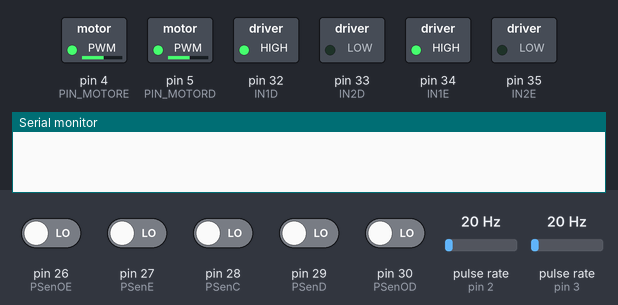
A sketch run on a simulated Arduino Mega 2560, built with avr-gcc and run on an emulated ATmega2560. Shown: switched loads named in the sketch (green lamp = pin HIGH), the last lines printed to the serial monitor. Wiring (inferred from the names in the program): 2 × pulse sensor: data pin 2 / data pin 3. The inputs (shaded band) are chosen by the test bench; at power-on: pin 26 (PSenOE), pin 27 (PSenE), pin 28 (PSenC), pin 29 (PSenD), pin 30 (PSenOD) LOW, pulse rate (sensors on pin 2, pin 3) 20 Hz.

Above: at 1.2 s.
1.3 s: pin 26 (PSenOE) driven HIGH
At 2.2 s:
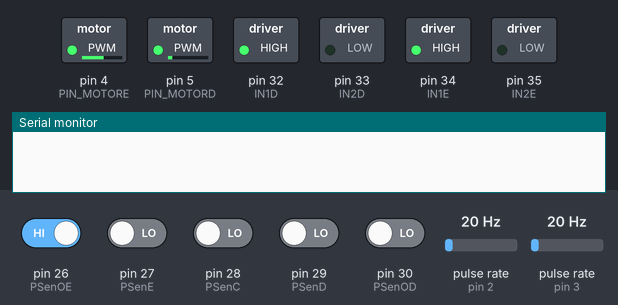
2.8 s: pin 27 (PSenE) driven HIGH
At 3.4 s:
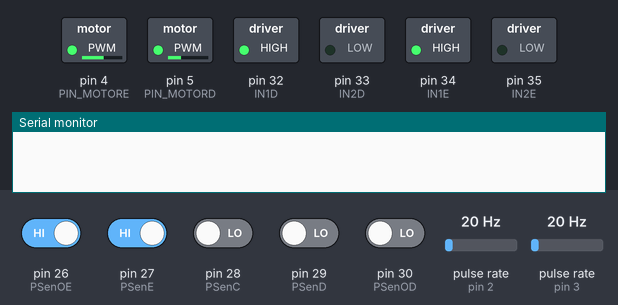
4.3 s: pin 28 (PSenC) driven HIGH
At 5.2 s:
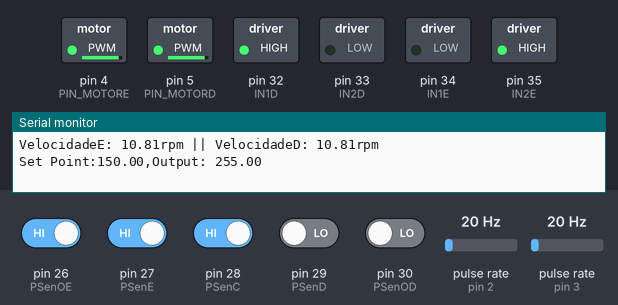
At 6.2 s:
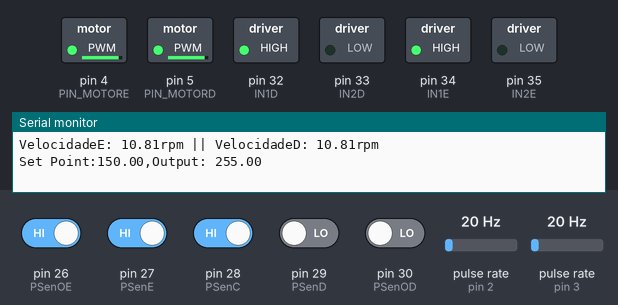
7.3 s: pulse rate (sensor on pin 2) set to 4 Hz
10.3 s: pulse rate (sensor on pin 3) set to 100 Hz
13.3 s: pulse rate (sensor on pin 2) set to 196 Hz
Timing chart, 0 to 17.3 s (numbered marks = the images above; inputs shaded):
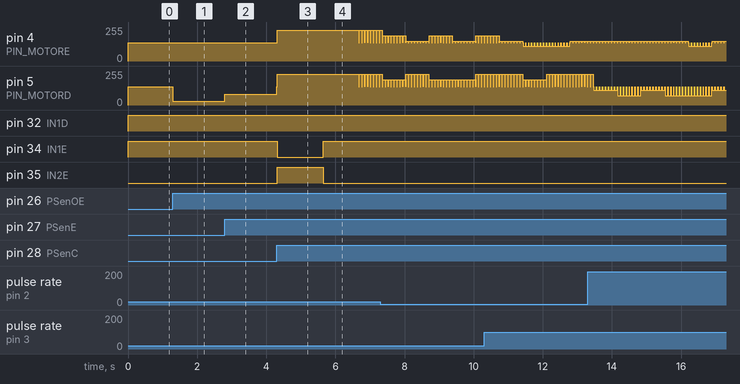

Measured:
- after the input at 1.3 s, pin 5 (PIN_MOTORD): 136/255 → 27/255 at once
- after the input at 2.8 s, pin 5 (PIN_MOTORD): 27/255 → 81/255 at once
- after the input at 4.3 s, pin 4 (PIN_MOTORE): 136/255 → 232/255 at once, then repeats every 0.08 s: 136/255 0.01 s, 232/255 0.07 s; pin 5 (PIN_MOTORD): goes 136/255 0.02 s, 232/255 2.4 s, 7 × (136/255 0.01 s, 232/255 0.07 s), 136/255 0.01 s, then 232/255, starting at once

The sketch:

AndarPID.ino
```cpp
#include <PID_v1_bc.h>

//Declaração de Constantes
#define DELTAPULSO 11 //Pesquisei e deu 11 pulsos por volta
#define MAXRPM 280
const double RPMM = 150;
#define PWM 230
#define QtPulso 27
const int Branco = 1;
const int Preto = 0;
#define KaPe 20 //Variavel que multiplica o erro da posicao do carro para o ajuste fino
#define KaDe 10
// Define os pinos dos sensores E,C,D,O,Esq,Centro,Direita,Oposto
#define PSenOE 26
#define PSenE 27
#define PSenC 28
#define PSenD 29
#define PSenOD 30

//Pinos utilizados na montagem no Arduino
#define PINOENCODER 2
#define PIN_ENCODER 3
#define PIN_MOTORE 4
#define PIN_MOTORD 5

#define IN1D 32
#define IN2D 33
#define IN1E 34
#define IN2E 35

//Direcoes
#define Parar 0
#define Frente 1
#define FinoD 2
#define FinoE 3
#define Direita 4
#define Esquerda 5
#define rota 10
// DELTA =====================================================
#define Delta 60
#define DeltaF 30
//============================================================
// Casos =====================================================

#define QDDL 21 //Quadrado dos dois lados            1 0 1 0 1
#define TE 28   // Caso T na Esquerda                1 1 1 0 0
#define TD 7      // Caso T na Direita               0 0 1 1 1
#define Encru 31 //Caso Encruzilhada                 1 1 1 1 1
#define OE  16 // Caso Somente o Oposto              1 0 0 0 0
#define OeE 24    //Caso Em que Oposto e direito     1 1 0 0 0
#define EE 8   // Caso apenas Esquerda na linha      0 1 0 0 0
#define CE 12     //caso Central e esquerda na linha 0 1 1 0 0
#define Ideal 4   //Ideal                            0 0 1 0 0
#define CD 6     //caso Central e direita na linha   0 0 1 1 0
#define DD 2   // Caso apenas Direito na linha       0 0 0 1 0
#define OeD 3    //Caso Em que Oposto e direito      0 0 0 1 1
#define OD  1 // Caso Somente o Oposto               0 0 0 0 1


//============================================================

//Declaração de Variáveis
volatile unsigned long pulso1;
unsigned long verificaPulso1 = 0, dT1 = 0, ultimaV1 = 0;
double velocidade1 = 0;

volatile unsigned long pulso2;
double velocidade2 = 0;

double MotorE = RPMM, MotorD = RPMM;
double ErroE = 0, ErroD = 0;

int pulsin = 0, Es = 1, virou = 0;
unsigned long agora;
volatile unsigned long pulso;

int Kp = 1, Kd = 0, Ki = 0.0001;
//Especificando os parâmetros do construtor
//PID myPID(&Input, &Output, &Setpoint,Kp,Ki,Kd, DIRECT);
PID myPID(&velocidade1, &MotorD, &RPMM, Kp, Ki, Kd, DIRECT);
PID miPID(&velocidade2, &MotorE, &RPMM, Kp, Ki, Kd, DIRECT);

bool SenOE,SenE, SenC, SenD, SenOD, LeAnte = 0;
int VDire = 0, VEsq = 0,VME = MotorE,VMD = MotorD; //LeAnte = leitura anterior VDire = Virar para direita
int QuadradoD = 0,QuadradoE = 0,QtQuadRef = 0,Leitura = 0;
//Funções responsáveis pela contagem de pulsos para cálculo de RPM
void contador1() {
  pulso1++;
  pulso++;
}
void contador2() {
  pulso2++;
}
//Função com controlador proporcional integral para correção de erro
int BinDec(int binario) {
    int decimal = 0;
    int expoente = 0;

    while (binario != 0) {
        int digito = binario % 10;
        decimal += digito * pow(2, expoente);
        binario /= 10;
        expoente++;
    }

    return decimal;
}
void controla_velocidade() {
  //Cálculo de variação de tempo
  dT1 = millis() - ultimaV1;

  //Impede interrupções
  noInterrupts();

  //Leitura de RPM
  //teste (200 rpm = 0.37 * k) therefore k = 540.54
  velocidade1 = (200 * pulso1 / dT1) / 0.37;
  pulso1 = 01;

  velocidade2 = (200 * pulso2 / dT1) / 0.37;
  pulso2 = 01;
  //Fim de Leitura//Serial.print("Velocidade 1: ");//Serial.print("  Velocidade 2: ");//Serial.println(velocidade2);


  myPID.Compute();
  miPID.Compute();
  //Conversão RPM para PWM
  //velocidade1 = map(velocidade1, 0, MAXRPM, 0, 255);
  //velocidade2 = map(velocidade2, 0, MAXRPM, 0, 255);
  Serial.println("VelocidadeE: " + String(velocidade1) + "rpm || VelocidadeD: " + String(velocidade2) + "rpm" );
  Serial.println("Set Point:" + String(RPMM) + ",Output: " + String(MotorD));
  //Retorna interrupções para cálculo de RPM
  interrupts();

  ultimaV1 = millis();
  verificaPulso1 = ultimaV1 + DELTAPULSO;
}
void AjustPID (int RRead){  //Funcao para fazer ajuste "fino"
  int erro = 0,ErroA = 0,PID = 0;
  switch(RRead){  //Calcula erro
    case OE:
      erro = -4;
      break;
    case OeE:
      erro = -3;
    case EE://Caso Ajuste ====== Esquerda ====== na linha
      erro = -2;
      break;
    case CE://Caso Ajuste ====== CENTRAL E Esquerda ====== na linha
      erro = -1;
      break;
    case Ideal:
      erro = 0;
      break;
    case CD://Caso Ajuste ====== CENTRAL E DIREITA ====== na linha
      erro = 1;
      break;
    case DD://Caso Ajuste ====== DIREITA ====== na linha
      erro = 2;
      break;
    case OeD:
      erro = 3;
      break;
    case OD:
      erro = 4;
      break;
  }
  PID = KaPe * erro + KaDe * (erro - ErroA);
  if (PID >= 0 ){
    VME = RPMM - PID; // Diminuo a da esquerda para que alinhe para esquerda
    VMD = RPMM;
  } else {
    VME = RPMM;
    VMD = RPMM + PID; //Diminuo a da Direita para que alinhe para Direita
  }
  //VME = RPMM - PID;
  //VMD = RPMM + PID;
  VME = map(VME, 0, MAXRPM, 0, 255);
  VMD = map(VMD, 0, MAXRPM, 0, 255);
  digitalWrite(IN1E,HIGH);
  digitalWrite(IN2E,LOW);
  analogWrite(PIN_MOTORE, VME);
  //Motor_D
  digitalWrite(IN1D,HIGH);
  digitalWrite(IN2D,LOW);
  analogWrite(PIN_MOTORD, VMD);
  ErroA = erro;
}
void Andar(int Dir,int delt = Delta){
  int PWmE = map(MotorE, 0, MAXRPM, 0, 255);
  int PWmD = map(MotorD, 0, MAXRPM, 0, 255);
  switch(Dir){
    case Frente:
      digitalWrite(IN1E,HIGH);
      digitalWrite(IN2E,LOW);
      analogWrite(PIN_MOTORE, PWmE);
      //Motor_D
      digitalWrite(IN1D,HIGH);
      digitalWrite(IN2D,LOW);
      analogWrite(PIN_MOTORD, PWmD);
      break;
    case FinoD:
      digitalWrite(IN1E,HIGH);
      digitalWrite(IN2E,LOW);
      analogWrite(PIN_MOTORE, PWmE + delt);
      //Motor_D
      digitalWrite(IN1D,HIGH);
      digitalWrite(IN2D,LOW);
      analogWrite(PIN_MOTORD, PWmD - delt);
      break;
    case FinoE:
      digitalWrite(IN1E,HIGH);
      digitalWrite(IN2E,LOW);
      analogWrite(PIN_MOTORE, PWmE - delt);
      //Motor_D
      digitalWrite(IN1D,HIGH);
      digitalWrite(IN2D,LOW);
      analogWrite(PIN_MOTORD, PWmD + delt);
      break;
    case Parar:
      digitalWrite(IN1E,HIGH);
      digitalWrite(IN2E,HIGH);
      analogWrite(PIN_MOTORE, 0);
      //Motor_D
      digitalWrite(IN1D,HIGH);
      digitalWrite(IN2D,HIGH);
      analogWrite(PIN_MOTORD, 0);
    case Direita:
      digitalWrite(IN1E,HIGH); // Frente
      digitalWrite(IN2E,LOW);
      analogWrite(PIN_MOTORE, PWmE);
      //Motor_D
      digitalWrite(IN2D,LOW); // Tras
      digitalWrite(IN1D,HIGH);
      analogWrite(PIN_MOTORD, PWmD);
      break;
   case Esquerda:
      digitalWrite(IN1E,LOW);   //Tras
      digitalWrite(IN2E,HIGH);
      analogWrite(PIN_MOTORE, PWmE);
      //Motor_D
      digitalWrite(IN1D,HIGH);  //Frente
      digitalWrite(IN2D,LOW);
      analogWrite(PIN_MOTORD, PWmD);
      break;
  }
}

void setup() {
  //Definição dos pinos
  Serial.begin(9600);

  pinMode(SenE, INPUT);
  pinMode(SenC, INPUT);
  pinMode(SenD, INPUT);
  pinMode(SenOD, INPUT);
  pinMode(SenOE, INPUT);

  pinMode(PINOENCODER, INPUT);
  pinMode(PIN_ENCODER, INPUT);

  pinMode(PIN_MOTORE, OUTPUT);
  pinMode(IN1E, OUTPUT);
  pinMode(IN2E, OUTPUT);
  pinMode(PIN_MOTORD, OUTPUT);
  pinMode(IN1D, OUTPUT);
  pinMode(IN2D, OUTPUT);

  //Contagem de pulsos/tempo cálculo RPM
  pulso1 = 01;
  attachInterrupt(digitalPinToInterrupt(PINOENCODER), contador1, RISING);
  verificaPulso1 = ultimaV1 = millis();

  pulso2 = 01;
  attachInterrupt(digitalPinToInterrupt(PIN_ENCODER), contador2, RISING);

  myPID.SetOutputLimits(0, 255);
  myPID.SetMode(AUTOMATIC);
  miPID.SetOutputLimits(0, 255);
  miPID.SetMode(AUTOMATIC);
}

void loop() {
  //Serial.print("Quadrado: ");
  //Serial.println(QuadradoD);
  //Função responsável por limitar o tempo.
  if (millis() >= verificaPulso1) {
    SenOE = digitalRead(PSenOE);
    SenE  = digitalRead(PSenE );
    SenC  = digitalRead(PSenC );
    SenD  = digitalRead(PSenD );
    SenOD = digitalRead(PSenOD);
    Leitura = BinDec(SenOE * 10000  + SenE * 1000 + SenC * 100 + SenD * 10 + SenOD); // trasnfroma em bin e dps em dec
/////////////////////////////////////////    Quadrado    /////////////////////////////////////////////////////////////////////////////////////
    if( (SenOE || SenOD) != LeAnte){
      if(SenC == Branco && SenD == Preto && SenOD == Branco){ // Quadrado Branco na direita
       QuadradoD++;
       QtQuadRef = QuadradoD;
      } else if (SenOE == Branco && SenE == Preto && SenC == Branco){ // Quadrado Branco na Esquerda
       QuadradoE++;
       QtQuadRef = QuadradoE;
      }
    }
////////////////////////////////////////////////////////   FININ  ////////////////////////////////////////////////////////
    if (Es != 2 && Es != 3){
      switch (Leitura){
      case QDDL://Caso quadrado dos dois lados
        Andar(Frente);
        controla_velocidade();
        break;
      case TE://Caso T da Em que o T esta na esquerda
        Andar(Frente);
        controla_velocidade();
        break;
      case TD://Caso T da Em que o T esta na Direita
        Andar(Frente);
        controla_velocidade();
        break;
      case Encru://Caso encruzilhada
        Andar(Frente);
        controla_velocidade();
        break;
      }
      AjustPID(Leitura);    // funcao que regula a posicao com base no erro
    }
////////////////////////////////////////////////////////   VIRAR  ////////////////////////////////////////////////////////
    if ((QuadradoD > 1 && (QtQuadRef != QuadradoD)) && SenC == Branco && SenD == Branco && SenOD == Branco){
      //encruzilhada
      //90 graus para Direita
      //QtQuadRef = QuadradoD;
      QuadradoD = QuadradoD - 1;

    } else if ( (QuadradoE > 1 && (QtQuadRef != QuadradoE))&& SenC == Branco && SenD == Branco && SenOD == Branco){
      //encruzilhada
      //90 graus para Esquerda
      QuadradoE = QuadradoE - 1;

    } else if ((QuadradoD == 1 || (QtQuadRef == QuadradoD)) && SenC == Branco && SenD == Branco && SenOD == Branco){
      // vira na primeira e ultima
      //encruzilhada
      Es = 2;
      Andar(Direita);
      pulsin = pulso;       //Reseta para a leitura do encoder
      virou = virou + 1;
      QuadradoE = QuadradoD - 1;
    } else if ((QuadradoE == 1 || QtQuadRef == QuadradoE) && SenC == Branco && SenE == Branco && SenOE == Branco){
      QuadradoE = QuadradoE - 1;
      Es = 3;
      Andar(Esquerda);
      pulsin = pulso;       //Reseta para a leitura do encoder
      virou = virou + 1;
////////////////////////////////////////////// Virando ///////////////////////////////////////////////
    } else if(virou == 2 ){
      QtQuadRef = 0;
      QuadradoD = 0;
      QuadradoE = 0;
      virou = 0;
    } else if (Es == 2 && ((pulso - pulsin) >= QtPulso)){ // ja virou
      Es = 1;
      Andar(Frente);
      delay(1000);
      agora = millis();
    } else if (Es == 3 && ((pulso - pulsin) >= QtPulso)){ // ja virou
      Es = 1;
      Andar(Frente);
      delay(1000);
      agora = millis();
    }
    LeAnte = SenOE || SenOD;
    //myPID.Compute();
    //miPID.Compute();
  }
  //Redefine as variáveis para novo intervalo de tempo
  else {
    ErroE = 0;
    ErroD = 0;
    //MotorE = PWM;
    //MotorD = PWM;
  }
}
```
